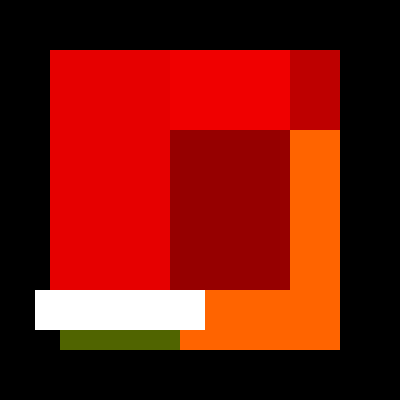
Frame 1 (no input)
Frame 60 (no input): identical to frame 1, image omitted
Frame 120 (the mouse pressed at the canvas centre since frame 60): identical to frame 1, image omitted

The p5.js sketch that drew this single still picture (run headless with seeded random() and noise() and a simulated clock; from frame 60 on, the mouse is pressed at the canvas centre):

// p5.js sketch
// ── sketch.js
function setup() {
    createCanvas(400, 400);
    background(0);
  }
  
  
  function draw() {
    
      noStroke();
      fill(230, 0, 0);
      rect(50, 50, 120, 260);
  
      fill(240, 0, 0);
      rect(170, 50, 120, 80);
  
      fill(190, 0, 0);
      rect(290, 50, 50, 80);
  
      fill(300, 100, 0);
      rect(290, 130, 50, 180);
  
      fill(300, 100, 0);
      rect(180, 290, 160, 60);
  
      fill(80, 100, 0);
      rect(60, 290, 120, 60);
  
      fill(150, 0, 0);
      rect(170, 130, 120, 160);
  
      fill(255, 255, 255);
      rect(35, 290, 170, 40);
    }
    
